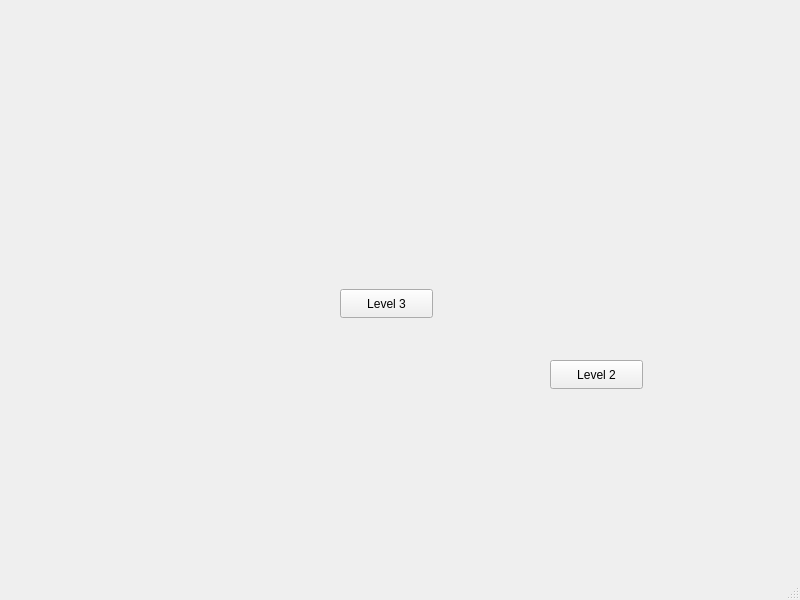
<?xml version="1.0" encoding="UTF-8"?>
<ui version="4.0">
 <class>LevelMainWindow</class>
 <widget class="QMainWindow" name="LevelMainWindow">
  <property name="geometry">
   <rect>
    <x>0</x>
    <y>0</y>
    <width>800</width>
    <height>600</height>
   </rect>
  </property>
  <property name="windowTitle">
   <string>MainWindow</string>
  </property>
  <widget class="QWidget" name="centralwidget">
   <widget class="QPushButton" name="level_3">
    <property name="geometry">
     <rect>
      <x>340</x>
      <y>289</y>
      <width>93</width>
      <height>29</height>
     </rect>
    </property>
    <property name="text">
     <string>Level 3</string>
    </property>
   </widget>
   <widget class="QPushButton" name="level_2">
    <property name="geometry">
     <rect>
      <x>550</x>
      <y>360</y>
      <width>93</width>
      <height>29</height>
     </rect>
    </property>
    <property name="text">
     <string>Level 2</string>
    </property>
   </widget>
  </widget>
  <widget class="QMenuBar" name="menubar">
   <property name="geometry">
    <rect>
     <x>0</x>
     <y>0</y>
     <width>800</width>
     <height>26</height>
    </rect>
   </property>
  </widget>
  <widget class="QStatusBar" name="statusbar"/>
 </widget>
 <resources/>
 <connections/>
</ui>
